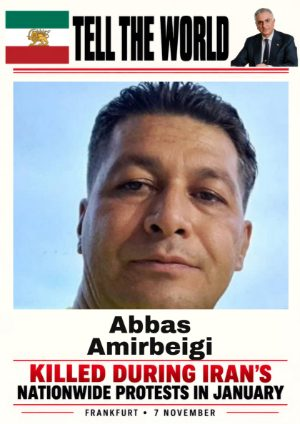
#> input picture javidnam/placards/abbas-amirbeigi.jpg, 300 x 424 px, given as the content of the folder ../javidnam/placards/abbas-amirbeigi.jpg, which was not available
$ python build_media.py gallery --src ../javidnam/placards/abbas-amirbeigi.jpg
#> lines starting #> are read from the running program, lines starting #| are printed output that depends on the picture
"""Add photos to the campaign gallery, or designs to the posters and placards page.

    python tools/build_media.py gallery  --src <folder> [--csv notes.csv]
    python tools/build_media.py placards --src <folder> [--csv notes.csv]

Every file in --src is added once (a file already on the page, byte for byte, is skipped), after the
items already there, in file-name order. The optional CSV has a header row and these columns, all but
the first optional:

    file, caption (English), caption (Persian), credit        for the gallery
    file, title (English), title (Persian), credit            for placards

Gallery: photos are re-encoded without EXIF (location, camera) as gallery/photos/<id>.jpg, long side at
most FULL px, with gallery/thumbs/<id>.jpg for the page.
Placards: the file is offered for download as it is, any size or format, from placards/files/; images
are re-saved without their metadata first. placards/previews/<id>.jpg shows it on the page (PDFs: the
first page, made with pdftoppm from poppler-utils).
Ids are the start of each file's SHA-1, so no original file name ends up on the site.
"""
import argparse
import csv
import hashlib
import json
import re
import shutil
import subprocess
import sys
import tempfile
from pathlib import Path

from PIL import Image, ImageOps

FULL = 2000      # gallery photos, long side
THUMB_W = 600    # gallery thumbnails and placard previews, width
IMAGES = {".jpg", ".jpeg", ".png", ".webp", ".heic", ".tif", ".tiff", ".bmp"}


def slug(text):
    return re.sub(r"[^a-z0-9]+", "-", text.lower()).strip("-")[:40]


def clean_image(src):
    with Image.open(src) as im:
        im = ImageOps.exif_transpose(im)
        im.load()
    return im


def preview(src, out):
    """First page or the image itself, THUMB_W px wide, as JPEG."""
    if src.suffix.lower() == ".pdf":
        with tempfile.TemporaryDirectory() as tmp:
            subprocess.run(["pdftoppm", "-f", "1", "-l", "1", "-r", "80", "-png", "-singlefile", str(src), f"{tmp}/p"], check=True)
            im = Image.open(f"{tmp}/p.png"); im.load()
    else:
        im = clean_image(src)
    im = im.convert("RGB")
    im = im.resize((THUMB_W, round(im.height * THUMB_W / im.width)), Image.LANCZOS)
    im.save(out, quality=82, optimize=True, progressive=True)
    return im.size


def main():
    ap = argparse.ArgumentParser(description=__doc__, formatter_class=argparse.RawDescriptionHelpFormatter)
    ap.add_argument("kind", choices=["gallery", "placards"])
    ap.add_argument("--src", required=True, type=Path)
    ap.add_argument("--csv", type=Path)
    args = ap.parse_args()

    root = Path(args.kind)
    sub = ("photos", "thumbs") if args.kind == "gallery" else ("files", "previews")
    for d in sub:
        (root / d).mkdir(parents=True, exist_ok=True)
    items_path = root / "items.json"
    items = json.loads(items_path.read_text(encoding="utf-8")) if items_path.exists() else []
    have = {it["id"] for it in items}

    notes = {}
    if args.csv:
        with open(args.csv, encoding="utf-8-sig", newline="") as f:
            for row in list(csv.reader(f))[1:]:
                row = [c.strip() for c in row] + [""] * 4
                if row[0]:
                    notes[row[0].lower()] = row[1:4]

    added = 0
    for src in sorted(p for p in args.src.iterdir() if p.is_file() and not p.name.startswith(".")):
        pid = hashlib.sha1(src.read_bytes()).hexdigest()[:12]
        if pid in have:
            continue
        en, fa, credit = notes.get(src.name.lower(), ["", "", ""])
        if args.kind == "gallery":
            if src.suffix.lower() not in IMAGES:
                print(f"  skipped {src.name}: not a photo", file=sys.stderr); continue
            im = clean_image(src).convert("RGB")
#> in clean_image, im is the input picture: PIL image 300x424 RGB; mean R, G, B 175.3, 169.8, 171.7
            im.thumbnail((FULL, FULL), Image.LANCZOS)
            im.save(root / "photos" / f"{pid}.jpg", quality=85, optimize=True, progressive=True)
            th = im.resize((THUMB_W, round(im.height * THUMB_W / im.width)), Image.LANCZOS)
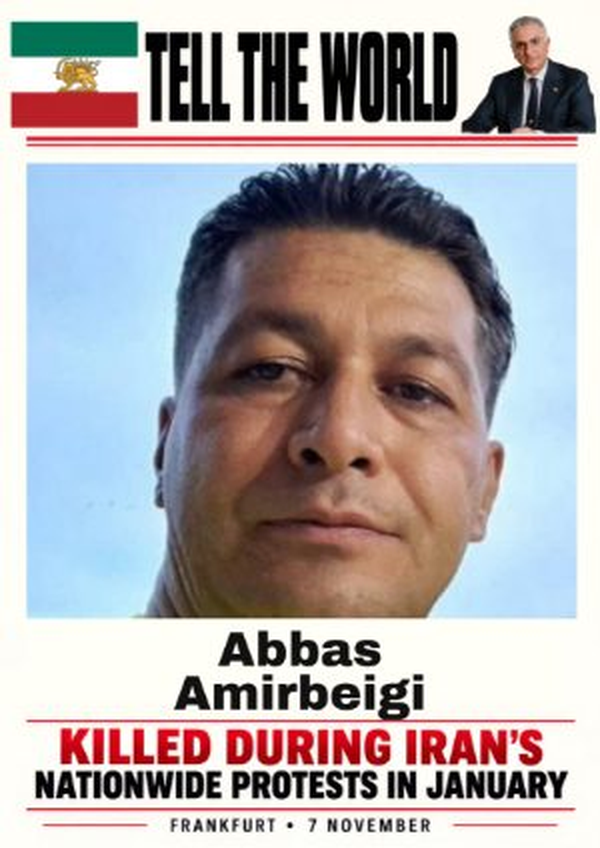
#> th: PIL image 600x848 RGB; mean R, G, B 175.1, 169.8, 171.8
            th.save(root / "thumbs" / f"{pid}.jpg", quality=80, optimize=True, progressive=True)
            item = {"id": pid, "w": th.width, "h": th.height, "caption": en, "caption_fa": fa, "credit": credit}
        else:
            ext = src.suffix.lower()
            name = f"{slug(en) or 'javidyad'}-{pid[:6]}{ext}"
            dest = root / "files" / name
            if ext in IMAGES:
                im = clean_image(src)
                im.save(dest, **({"quality": 95} if ext in (".jpg", ".jpeg") else {}))
            elif ext == ".pdf":
                shutil.copyfile(src, dest)
            else:
                print(f"  skipped {src.name}: only images and PDFs can be previewed", file=sys.stderr); continue
            w, h = preview(src if ext == ".pdf" else dest, root / "previews" / f"{pid}.jpg")
            item = {"id": pid, "file": name, "size": dest.stat().st_size, "w": w, "h": h, "title": en, "title_fa": fa, "credit": credit}
        items.append({k: v for k, v in item.items() if v != ""})
        have.add(pid); added += 1

    items_path.write_text("[\n" + ",\n".join(json.dumps(i, ensure_ascii=False) for i in items) + "\n]\n", encoding="utf-8")
    print(f"{added} added, {len(items)} on the {args.kind} page")
#| 1 added, 1 on the gallery page


if __name__ == "__main__":
    main()

$ run again, on javidnam/placards/ahmad-asgari.jpg
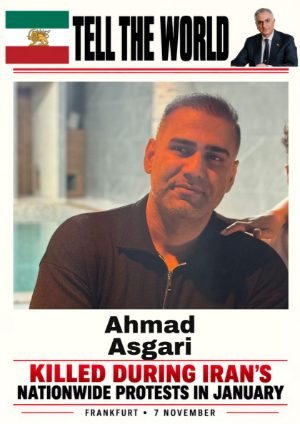
#> input picture javidnam/placards/ahmad-asgari.jpg, 300 x 424 px, given as the content of the folder ../javidnam/placards/ahmad-asgari.jpg, which was not available
#> in clean_image, im is the input picture: PIL image 300x424 RGB; mean R, G, B 168.2, 154.1, 148
#> in main, `th = im.resize((THUMB_W, round(im.height * THUMB_W / im.width)), Image..`:
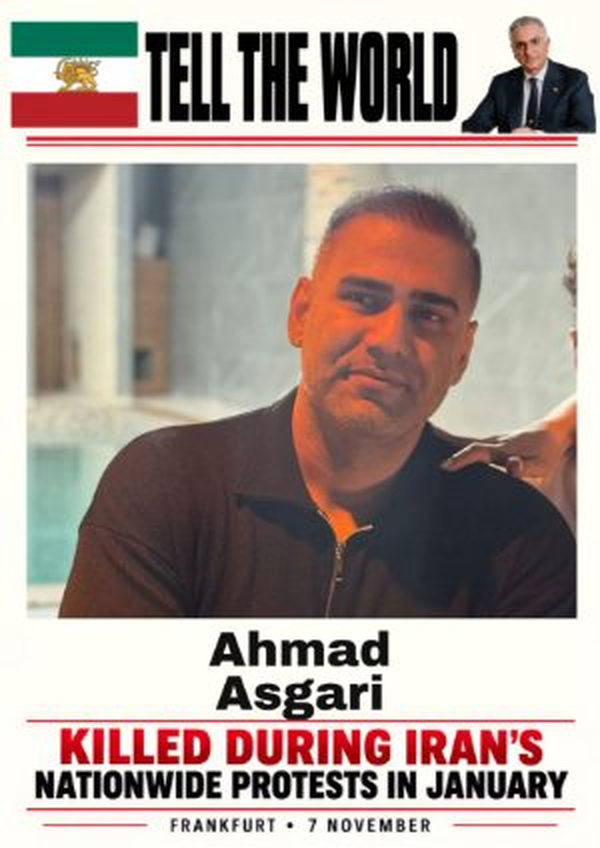
#> th: PIL image 600x848 RGB; mean R, G, B 168, 154.2, 148.1
#| 1 added, 1 on the gallery page

$ run again, on javidnam/placards/ali-alavi.jpg
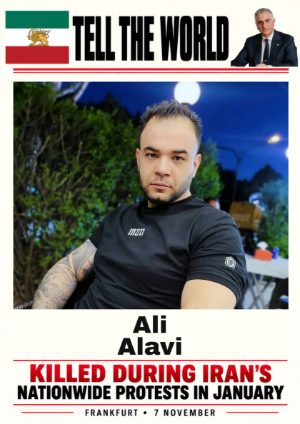
#> input picture javidnam/placards/ali-alavi.jpg, 300 x 424 px, given as the content of the folder ../javidnam/placards/ali-alavi.jpg, which was not available
#> in clean_image, im is the input picture: PIL image 300x424 RGB; mean R, G, B 133.1, 131.2, 132.7
#> in main, `th = im.resize((THUMB_W, round(im.height * THUMB_W / im.width)), Image..`:
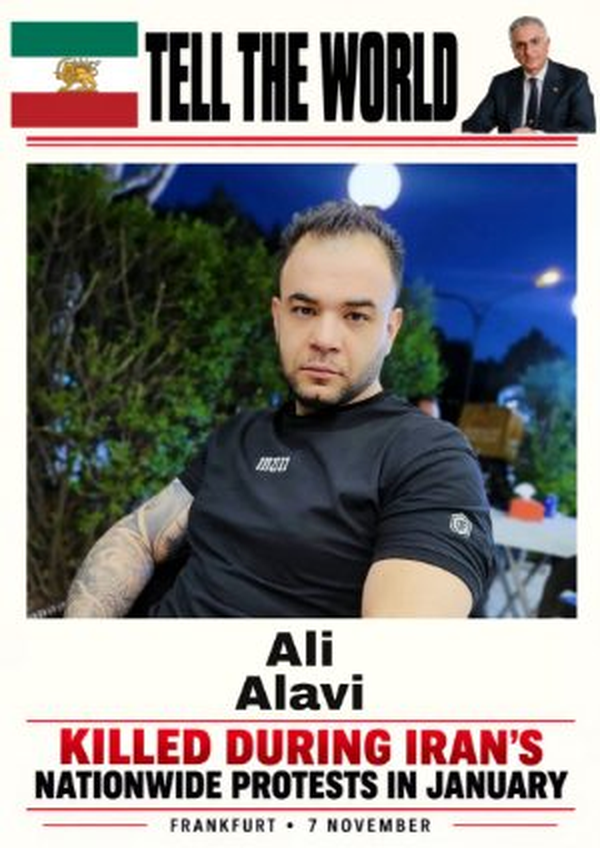
#> th: PIL image 600x848 RGB; mean R, G, B 132.9, 131.2, 132.8
#| 1 added, 1 on the gallery page

$ run again, on javidnam/placards/ali-armand.jpg
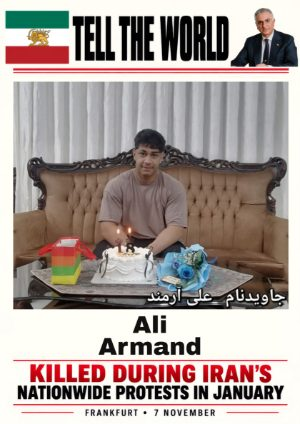
#> input picture javidnam/placards/ali-armand.jpg, 300 x 424 px, given as the content of the folder ../javidnam/placards/ali-armand.jpg, which was not available
#> in clean_image, im is the input picture: PIL image 300x424 RGB; mean R, G, B 169, 157.1, 152.5
#> in main, `th = im.resize((THUMB_W, round(im.height * THUMB_W / im.width)), Image..`:
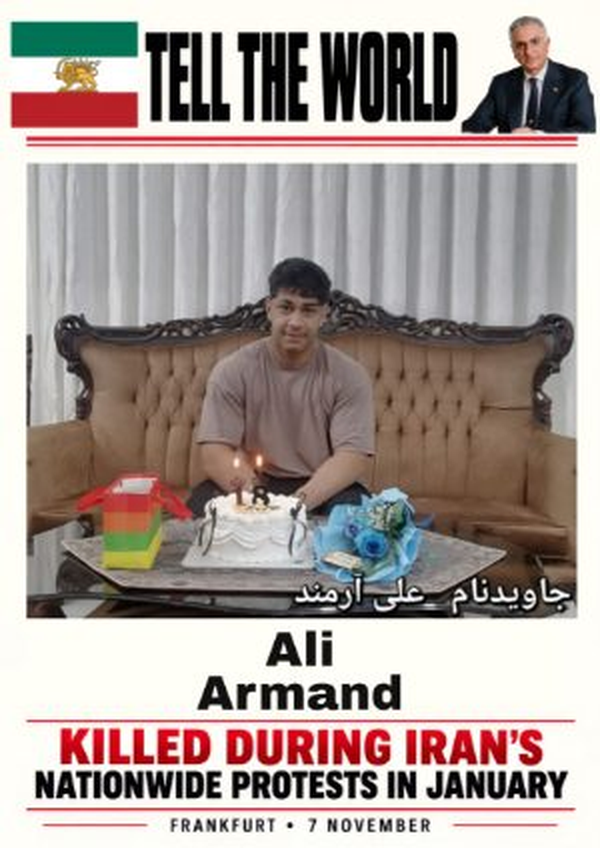
#> th: PIL image 600x848 RGB; mean R, G, B 168.9, 157.1, 152.5
#| 1 added, 1 on the gallery page
